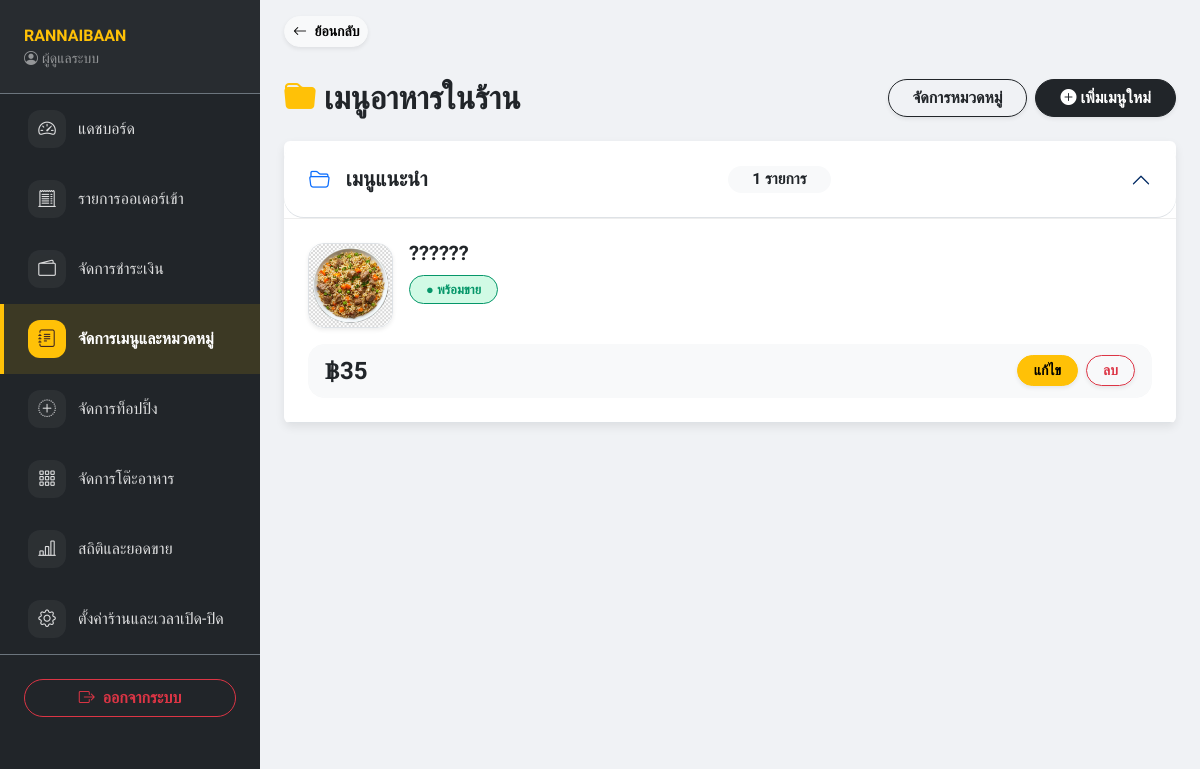
The app's page /owner/manage_menu.php (signed in) with its own data.
### tables this page shows
CREATE TABLE `owner` (
  `owner_id` int(11) NOT NULL AUTO_INCREMENT,
  `username` varchar(50) NOT NULL,
  `password` varchar(255) NOT NULL,
  `email` varchar(100) DEFAULT NULL,
  `name` varchar(100) DEFAULT NULL,
  `phone` varchar(20) DEFAULT NULL,
  `logo_url` varchar(255) DEFAULT 'default_logo.png',
  `promptpay_qr` varchar(255) DEFAULT NULL,
  `bank_info` text DEFAULT NULL,
  `restaurant_name` varchar(255) DEFAULT NULL,
  `address` text DEFAULT NULL,
  `open_time` time DEFAULT NULL,
  `close_time` time DEFAULT NULL,
  `is_shop_open` tinyint(1) DEFAULT 0,
  `is_online_open` tinyint(1) DEFAULT 0,
  `max_queue` int(11) DEFAULT 20,
  `close_reason` varchar(255) DEFAULT '',
  `created_at` datetime DEFAULT current_timestamp(),
  `last_login` datetime DEFAULT NULL,
  `is_active` tinyint(1) DEFAULT 1,
  PRIMARY KEY (`owner_id`),
  UNIQUE KEY `username` (`username`)
);

CREATE TABLE `category` (
  `category_id` int(11) NOT NULL AUTO_INCREMENT,
  `category_name` varchar(100) NOT NULL,
  `is_active` tinyint(1) DEFAULT 1,
  PRIMARY KEY (`category_id`)
);

CREATE TABLE `item` (
  `item_id` int(11) NOT NULL AUTO_INCREMENT,
  `name` varchar(150) NOT NULL,
  `price` decimal(10,2) NOT NULL DEFAULT 0.00,
  `category_id` int(11) DEFAULT NULL,
  `subcategory_id` int(11) DEFAULT NULL,
  `description` text DEFAULT NULL,
  `image_url` varchar(255) DEFAULT NULL,
  `is_active` tinyint(1) DEFAULT 1,
  `created_at` datetime DEFAULT current_timestamp(),
  PRIMARY KEY (`item_id`),
  KEY `category_id` (`category_id`),
  KEY `subcategory_id` (`subcategory_id`),
  CONSTRAINT `item_ibfk_1` FOREIGN KEY (`category_id`) REFERENCES `category` (`category_id`) ON DELETE SET NULL,
  CONSTRAINT `item_ibfk_2` FOREIGN KEY (`subcategory_id`) REFERENCES `subcategory` (`subcategory_id`) ON DELETE SET NULL
);

### owner/manage_menu.php (the view, shortened to what this page needs)
<?php
require_once '../includes/db.php';
$all_categories = [];
$categories_res = $conn->query("SELECT * FROM category ORDER BY category_id ASC");
if($categories_res) {
    while($c = $categories_res->fetch_assoc()){ $all_categories[] = $c; }
}
include '../includes/header_owner.php';
include '../includes/nav_owner.php';
?>
<link rel="stylesheet" href="<?= BASE_URL ?>assets/css/owner-manage-menu.css">
<div class="main-content container-fluid p-4 dashboard-spacing text-dark">
    <div class="d-flex flex-column flex-md-row justify-content-between align-items-md-center mb-4 gap-3">
        <h2 class="fw-bold text-dark m-0"><i class="bi bi-folder-fill text-warning me-2"></i>เมนูอาหารในร้าน</h2>
        <div class="d-flex flex-column flex-sm-row gap-2">
            <a href="manage_categories.php" class="btn btn-outline-dark rounded-pill px-4 fw-bold shadow-sm">จัดการหมวดหมู่</a>
            <button class="btn btn-dark rounded-pill px-4 fw-bold shadow-sm" data-bs-toggle="modal" data-bs-target="#addMenuModal">
                <i class="bi bi-plus-circle-fill me-1"></i>เพิ่มเมนูใหม่
            </button>
        </div>
    </div>
    <div class="accordion" id="menuAccordion">
        <?php
        $is_first = true;
        foreach($all_categories as $cat):
            $cat_id = $cat['category_id'];
            $cat_menus = $conn->query("SELECT * FROM item WHERE category_id = $cat_id ORDER BY name ASC");
            $show_class = $is_first ? 'show' : '';
            $collapsed_class = $is_first ? '' : 'collapsed';
            $is_first = false;
        ?>
        <div class="accordion-item folder-card overflow-hidden">
            <h2 class="accordion-header">
                <button class="accordion-button bg-white text-dark <?php echo $collapsed_class; ?>" type="button" data-bs-toggle="collapse" data-bs-target="#cat_collapse_<?php echo $cat_id; ?>">
                    <i class="bi bi-folder2-open me-3 text-primary"></i> <?php echo $cat['category_name']; ?>
                    <span class="ms-auto badge bg-light text-dark rounded-pill px-4"><?php echo $cat_menus ? $cat_menus->num_rows : 0; ?> รายการ</span>
                </button>
            </h2>
            <div id="cat_collapse_<?php echo $cat_id; ?>" class="accordion-collapse collapse <?php echo $show_class; ?>" data-bs-parent="#menuAccordion">
                <div class="accordion-body p-0 text-dark">
                    <?php if($cat_menus && $cat_menus->num_rows > 0): while($menu = $cat_menus->fetch_assoc()): ?>
                       <div class="menu-item-row text-dark p-3 p-md-4 border-bottom" style="display: block;">
                            <div class="d-flex align-items-start mb-3">
                                <img src="uploads/menu_images/<?php echo !empty($menu['image_url']) ? $menu['image_url'] : 'default_food.jpg'; ?>"
                                     class="rounded-4 me-3 shadow-sm border"
                                     style="width: 85px; height: 85px; min-width: 85px; object-fit: cover;"
                                     onerror="this.src='../assets/images/items/default_food.jpg'">
                                <div class="flex-grow-1">
                                    <div class="fw-bold fs-5 mb-1 text-dark lh-1"><?php echo $menu['name']; ?></div>
                                    <button type="button" id="status-btn-<?php echo $menu['item_id']; ?>"
                                            class="status-btn <?php echo ($menu['is_active'] == 1) ? 'status-green' : 'status-gray'; ?> py-1 px-3"
                                            onclick="changeStatus(<?php echo $menu['item_id']; ?>, <?php echo ($menu['is_active'] == 1) ? 0 : 1; ?>)"
                                            style="font-size: 0.8rem;">
                                        ● <?php echo ($menu['is_active'] == 1) ? 'พร้อมขาย' : 'ไม่พร้อมขาย'; ?>
                                    </button>
                                </div>
                            </div>
                            <div class="d-flex justify-content-between align-items-center bg-light rounded-4 p-2 px-3 border border-light">
                                <div class="fw-bold text-dark fs-4 m-0">฿<?php echo number_format($menu['price'], 0); ?></div>
                                <div class="d-flex gap-2">
                                    <button class="btn btn-warning rounded-pill px-3 btn-sm fw-bold shadow-sm" data-bs-toggle="modal" data-bs-target="#editMenu_<?php echo $menu['item_id']; ?>">แก้ไข</button>
                                    <a href="?delete_id=<?php echo $menu['item_id']; ?>" class="btn btn-outline-danger rounded-pill px-3 btn-sm fw-bold shadow-sm" onclick="return confirm('ต้องการลบเมนูนี้ใช่ไหม?')">ลบ</a>
                                </div>
                            </div>
                        </div>
                    <?php endwhile; endif; ?>
                </div>
            </div>
        </div>
        <?php endforeach; ?>
    </div>
</div>
<?php include '../includes/footer_owner.php'; ?>

### includes/nav_owner.php (shortened to what this page needs)
<?php
$current_page = basename($_SERVER['PHP_SELF']);
$owner_name = "ผู้ดูแลระบบ";
$restaurant_name = "Owner System";
if (isset($_SESSION['owner_id'])) {
    $o_id = $_SESSION['owner_id'];
    $stmt = $conn->prepare("SELECT name, restaurant_name FROM owner WHERE owner_id = ?");
    $stmt->bind_param("i", $o_id);
    $stmt->execute();
    $result = $stmt->get_result();
    if ($result->num_rows > 0) {
        $o_info = $result->fetch_assoc();
        $owner_name = !empty($o_info['name']) ? $o_info['name'] : "ผู้ดูแลระบบ";
        $restaurant_name = !empty($o_info['restaurant_name']) ? $o_info['restaurant_name'] : "Owner System";
    }
}
$owner_nav_items = [
    ['page' => 'dashboard.php',        'icon' => 'bi-speedometer2',      'label' => 'แดชบอร์ด'],
    ['page' => 'manage_orders.php',    'icon' => 'bi-receipt-cutoff',    'label' => 'รายการออเดอร์เข้า'],
    ['page' => 'manage_payments.php',  'icon' => 'bi-wallet2',           'label' => 'จัดการชำระเงิน'],
    ['page' => 'manage_menu.php',      'icon' => 'bi-journal-text',      'label' => 'จัดการเมนูและหมวดหมู่'],
    ['page' => 'manage_toppings.php',  'icon' => 'bi-plus-circle-dotted','label' => 'จัดการท็อปปิ้ง'],
    ['page' => 'manage_tables.php',    'icon' => 'bi-grid-3x3-gap',      'label' => 'จัดการโต๊ะอาหาร'],
    ['page' => 'reports.php',          'icon' => 'bi-bar-chart-line',    'label' => 'สถิติและยอดขาย'],
    ['page' => 'settings.php',         'icon' => 'bi-gear',              'label' => 'ตั้งค่าร้านและเวลาเปิด-ปิด'],
];
?>
<div class="owner-shell d-flex">
  <div class="offcanvas-lg offcanvas-start owner-sidebar bg-dark text-white" tabindex="-1" id="ownerSidebar">
    <div class="offcanvas-body p-0 d-flex flex-column">
      <div class="owner-sidebar-brand d-none d-lg-block px-4 py-4 border-bottom border-secondary">
        <div class="fw-bold text-warning text-truncate"><?= htmlspecialchars($restaurant_name) ?></div>
        <div class="small text-white-50 text-truncate"><i class="bi bi-person-circle me-1"></i><?= htmlspecialchars($owner_name) ?></div>
      </div>
      <ul class="nav flex-column flex-grow-1 mt-2 mt-lg-0">
        <?php foreach ($owner_nav_items as $item): ?>
        <li class="nav-item">
          <a class="owner-nav-link nav-link text-white py-3 px-4 <?= ($current_page == $item['page']) ? 'active' : ''; ?>" href="../owner/<?= $item['page'] ?>">
            <span class="owner-nav-icon"><i class="bi <?= $item['icon'] ?>"></i></span>
            <span><?= $item['label'] ?></span>
          </a>
        </li>
        <?php endforeach; ?>
      </ul>
      <div class="p-4 border-top border-secondary">
        <a href="../logout.php" class="btn btn-outline-danger w-100 rounded-pill fw-bold" onclick="return confirm('ยืนยันออกจากระบบ?')">
            <i class="bi bi-box-arrow-right me-2"></i>ออกจากระบบ
        </a>
      </div>
    </div>
  </div>
  <div class="owner-main flex-grow-1">
    <?php if ($current_page !== 'dashboard.php'): ?>
    <div class="owner-back-bar px-3 px-lg-4 pt-3 pb-2">
        <button type="button" onclick="history.back()" class="btn btn-sm btn-light rounded-pill shadow-sm fw-bold">
            <i class="bi bi-arrow-left me-1"></i> ย้อนกลับ
        </button>
    </div>
    <?php endif; ?>

### assets/css/owner.css (style rules this page uses)
:root { --bg-body: #fdfaf5; --primary-brown: #795548; --dark-brown: #3e2723; --accent-soft: #d7ccc8; }
body { font-family: 'Sarabun', sans-serif; background-color: var(--bg-body); color: var(--dark-brown); }
h1, h2, h3, h4, h5, .font-mitr { font-family: 'Mitr', sans-serif; }
.owner-shell { align-items: stretch; min-height: 100vh; }
.owner-sidebar { width: 280px; }
@media (min-width: 992px) { .owner-sidebar { width: 260px; flex-shrink: 0; } }
.owner-main { min-width: 0; }
.owner-back-bar { margin-top: 56px; }
@media (min-width: 992px) { .owner-back-bar { margin-top: 0; } }
.owner-sidebar-brand { background-color: rgba(255, 255, 255, 0.03); }
.owner-nav-link { display: flex; align-items: center; gap: 12px; border-left: 4px solid transparent; opacity: 0.85; transition: 0.2s; }
.owner-nav-link.active { opacity: 1; background-color: rgba(255, 193, 7, 0.12); border-left-color: #ffc107; color: #fff; font-weight: bold; }
.owner-nav-icon { display: inline-flex; align-items: center; justify-content: center; width: 38px; height: 38px; min-width: 38px; border-radius: 12px; background-color: rgba(255, 255, 255, 0.06); font-size: 1.1rem; transition: 0.2s; }
.owner-nav-link.active .owner-nav-icon { background-color: #ffc107; color: #3e2723; }

### assets/css/owner-manage-menu.css (style rules this page uses)
body { background-color: #f0f2f5; font-family: 'Sarabun', sans-serif; }
.folder-card { background: #fff; border-radius: 20px; border: none; box-shadow: 0 4px 10px rgba(0,0,0,0.08); margin-bottom: 20px; }
.accordion-button { font-size: 1.3rem; font-weight: 800; padding: 25px; color: #1a1a1a; border-radius: 20px !important; }
.menu-item-row { border-top: 1px solid #eee; padding: 20px; display: flex; align-items: center; }
.status-btn { padding: 5px 15px; border-radius: 50px; font-size: 0.9rem; font-weight: bold; cursor: pointer; border: none; }
.status-green { background-color: #d1fae5; color: #059669; border: 1px solid #059669; }

### records on screen
owner: restaurant_name "RANNAIBAAN", name "ผู้ดูแลระบบ"
category: category_name "เมนูแนะนำ", num_rows "1"
item: name "??????", is_active "พร้อมขาย", price "35"

### other values on screen
$item['label'] "แดชบอร์ด"
$item['label'] "รายการออเดอร์เข้า"
$item['label'] "จัดการชำระเงิน"
$item['label'] "จัดการเมนูและหมวดหมู่"
$item['label'] "จัดการท็อปปิ้ง"
$item['label'] "จัดการโต๊ะอาหาร"
$item['label'] "สถิติและยอดขาย"
$item['label'] "ตั้งค่าร้านและเวลาเปิด-ปิด"
